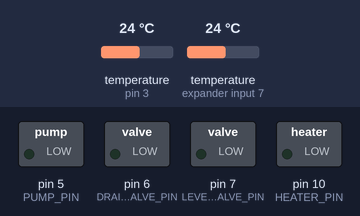
Bench run of a sketch on a simulated Arduino Uno, built with avr-gcc and run on an emulated ATmega328P. On the bench: switched loads named in the sketch (green lamp = pin HIGH). The test bench sets the inputs (shaded band); at power-on: temperature (sensors on pin 3, expander input 7) 24 °C. What the sketch prints to the serial monitor is not drawn.

Above: at 0.1 s.
At 0.9 s:
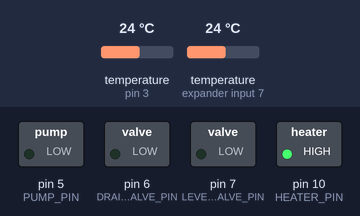
Timing chart, 0 to 3.2 s (numbered marks = the images above):
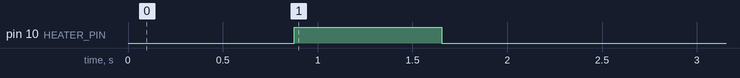

Measured:
- by itself, pin 10 (HEATER_PIN): LOW → HIGH at 0.88 s, → LOW 0.78 s later

The sketch:

Brewstr.ino
```cpp
#include <OneWire.h>
#include <DallasTemperature.h>


//Code Rules:
// For variables that aren't varied externally: m_variable_names
// For variables that are varied externally: e_variable_names
//For variables that are temporary: variable_names
// For Constant Values: ALLCAPSNOUNDERSCORES
// For Configuration Values: ALL_CAPS_WITH_UNDERSCORES

// variables to store brew configuration/setpoints
unsigned long e_mashing_temp_setpoint = 2;
unsigned long e_mashing_time_setpoint = 60;
unsigned long m_kettle_temp_setpoint = 0;
unsigned long e_boil_temp_setpoint = 0;
unsigned long e_boil_time_setpoint = 60;
unsigned long e_hops_time_setpoint = 60;

// variables to store sensor/system states
float m_kettle_temp_1 = 0;
float m_kettle_temp_1_memory; //stores previous boiler temp value

// variables to store sensor/system states
float m_kettle_temp_2 = 0;
float m_kettle_temp_2_memory; //stores previous boiler temp value

int m_kettle_temp_avg_memory;
int m_kettle_temp_avg = 0;
float m_kettle_temp_avg_flt;
float m_fermenterMass;
float m_fermenterZeroMass;

int TEMP_PIN = 3; // Temperature sensor pin in interrupt enabled pin
int HEATER_PIN =10; // SSR Relay switching pin for heater power
int PUMP_PIN = 5;
int DRAIN_VALVE_PIN = 6; //DRAIN VALVE PIN
int LEVEL_VALVE_PIN = 7; //LEVEL VALVE PIN
int BLEEDOFF_VALVE_PIN = 8;
int m_pwm_output = 0;

boolean m_start_cfg_recvd = false;
boolean m_reached_mash_temp = false;
boolean m_drain_valve = false;
boolean m_level_valve = false;

// Valve state constants
int OPEN = 255;
int CLOSE = 0;

boolean m_pump_pwr = false;
boolean m_overflow_valve = false;
boolean m_pump_bleed_off_valve = false;

// Defining the scheduling interval for each function
#define READ_MESSAGE_FROM_UL_CYCLE 2500U
#define READ_TEMP_CYCLE 100U
#define CONTROL_TEMP_CYCLE 500U
#define CONTROL_SYSTEM_STATE_CYCLE 5000U
#define CONTROL_PUMP_CYCLE 500U
#define CONTROL_VALVES_CYCLE 500U
#define MASH_OUT_OFFSET 45000U
#define PUMP_PRIME_OFFSET 45000U
#define MIN_TO_MILLI 60000U

// Define the temperature sensor data pin = 3
#define ONE_WIRE_BUS 3
OneWire oneWire(ONE_WIRE_BUS);
DallasTemperature sensors(&oneWire);

// Define variables to store last run time (in ms) for each function (used by task scheduler).
unsigned long m_read_message_from_ul_last_millis = 0;
unsigned long m_read_temp_last_millis = 0;
unsigned long m_control_temp_last_millis = 0;
unsigned long m_control_system_state_last_millis = 0;
unsigned long m_control_pump_last_millis = 0;
unsigned long m_control_valves_last_millis = 0;

unsigned long m_start_brew_cycle_time;
unsigned long m_elapsed_brew_cycle_time;
unsigned long m_time;
unsigned long m_time_remaining;


String m_system_state = "Standby";

void setup()
{
  Serial.begin(9600); //set baud rate for bluetooth serial input port
  // Start up the library
  sensors.begin();
  TCCR1B = (TCCR1B & 0b11111000) | 0x05;

  //testing setup
  pinMode(HEATER_PIN, OUTPUT);
  pinMode(DRAIN_VALVE_PIN,OUTPUT);
  pinMode(LEVEL_VALVE_PIN,OUTPUT);
  pinMode(PUMP_PIN,OUTPUT);
}

//----------------------------------------------
// Main Running loop that calls the individual functions via task scheduler function (cycleCheck)
//----------------------------------------------
void loop()
{
  if(taskScheduler(&m_read_message_from_ul_last_millis, READ_MESSAGE_FROM_UL_CYCLE))  // if readpacket is currently scheduled to be called
  {
    //run task 1
    readMessageFromUL();
  }
  if(taskScheduler(&m_read_temp_last_millis, READ_TEMP_CYCLE)) //&& m_start_cfg_recvd) // if readtemp is currently scheduled to be called
  {
    readTemp();
  }
  if(taskScheduler(&m_control_temp_last_millis, CONTROL_TEMP_CYCLE)) //&& m_start_cfg_recvd)    // task schedule template, add new tasks here and update names
  {
    //run task
    controlTemp();
  }
  if(taskScheduler(&m_control_system_state_last_millis, CONTROL_SYSTEM_STATE_CYCLE))    // task schedule template, add new tasks here and update names
  {
    controlSystemState();
  }
  if(taskScheduler(&m_control_pump_last_millis, CONTROL_PUMP_CYCLE))
  {
    controlPump();
  }
  if(taskScheduler(&m_control_valves_last_millis, CONTROL_VALVES_CYCLE))
  {
    controlValves();
  }
}

//--------------------------------------
// Function to accept packets coming from the upper level software via bluetooth port. It reads data from the serial port and passes it to the decode message function.
// Called by the task schedule on a defined interval.
//--------------------------------------
void readMessageFromUL()
{
  String message;
  while(Serial.available())
  {
    //while there is data available on the serial monitor
    message+=char(Serial.read());//store string from serial command
  }
  // check if we now have the incoming packet. If so, decode it.
  if(message != "")
  {
    decodeMessage(message);
  }
  message = "";
}

//--------------------------------------
// Function to decode messages from the upper level software. It is passed a string by the readPacket() function for decoding.
// Called by the ReadPacket() function. Decodes the string and outputs to local variables.
//--------------------------------------
void decodeMessage(String message)
{
   //strings to store the incoming message information
  String mash_temp;
  String mash_time;
  String boil_temp;
  String boil_time;
  String hops_time;
  String message_type;

  // message structure looks like: "boiltemp,boiltime,hopstime"
  int count = 0;
  int length = message.length();

  for(int i = 0;i<length;i++)
  {
    while(message.charAt(i) != ',' && i < length)
    {
                      switch(count)
                      {
                        case 0:
                              message_type += message.charAt(i);
                              break;
                        case 1:
                              mash_temp += message.charAt(i);
                        break;
                        case 2:
                              mash_time += message.charAt(i);
                        break;
                        case 3:
                              boil_temp += message.charAt(i);
                        break;
                        case 4:
                              boil_time += message.charAt(i);
                              break;
                        case 5:
                              hops_time += message.charAt(i);
                        default:
                        break;
                      }
      i+=1;
    }
    count += 1;
  }
              //read the values into integer storage for the control system.

              //convert all strings into integers
              e_mashing_temp_setpoint = mash_temp.toInt();
              e_mashing_time_setpoint = mash_time.toInt();
              e_boil_temp_setpoint = boil_temp.toInt();
              e_boil_time_setpoint = boil_time.toInt();
              e_hops_time_setpoint = hops_time.toInt();

              if(!m_start_cfg_recvd)
              {
                m_start_brew_cycle_time = millis();
              }
              m_start_cfg_recvd = true;

              Serial.flush();
}

//---------------------------------------------------
// Function to send status/messages to the upper level software (i.e. android app).
//---------------------------------------------------
void sendMessageToUL(String message)
{
  //send status messages to android app
   Serial.println(message);
}

//---------------------------------------------------
// Function to read the digital temperature from the 1 wire temp sensor.
//---------------------------------------------------
void readTemp()
{
   m_kettle_temp_1_memory = m_kettle_temp_1;
   m_kettle_temp_2_memory = m_kettle_temp_2;
   m_kettle_temp_avg_memory = m_kettle_temp_avg;
   sensors.requestTemperatures(); // Send the command to get temperatures

   m_kettle_temp_1 = sensors.getTempCByIndex(0);
   m_kettle_temp_2 = sensors.getTempCByIndex(1);
   int boiler_temp_1_int = m_kettle_temp_1*100;
   int boiler_temp_2_int = m_kettle_temp_2*100;
   if(((m_kettle_temp_1 - m_kettle_temp_1_memory)!= 0)||((m_kettle_temp_2 - m_kettle_temp_2_memory)!= 0))
   {
      m_kettle_temp_avg = ( boiler_temp_1_int + boiler_temp_2_int)/2;
      //Serial.print("Temperature: ");
      //Serial.println(m_kettle_temp_avg);
      //Serial.print("Time: ");
      //Serial.println(millis() - m_start_brew_cycle_time);
      //Serial.println("----------------------------------------");

   }
}

//---------------------------------------------------
//
//---------------------------------------------------
boolean taskScheduler(unsigned long *lastMillis, unsigned int cycle)
{
 unsigned long currentMillis = millis();
 if(currentMillis - *lastMillis >= cycle)
 {
   *lastMillis = currentMillis;
   return true;
 }
 else
   return false;
}

unsigned long controlSystemState()
{
  unsigned long remaining_time;

  //calculate all the stage time setpoints
  unsigned long mash_stage_time_setpoint = minToMilli(e_mashing_time_setpoint);
  unsigned long mash_out_stage_time_setpoint = minToMilli(e_mashing_time_setpoint) + MASH_OUT_OFFSET;
  unsigned long boil_prime_stage_time_setpoint = minToMilli(e_mashing_time_setpoint) + MASH_OUT_OFFSET + PUMP_PRIME_OFFSET;
  unsigned long boil_stage_time_setpoint = minToMilli(e_mashing_time_setpoint) + MASH_OUT_OFFSET + PUMP_PRIME_OFFSET + minToMilli(e_boil_time_setpoint);

  m_elapsed_brew_cycle_time = millis();
  m_time = m_elapsed_brew_cycle_time - m_start_brew_cycle_time;

  //Pre-heating stage
  //-----------------------------------------------------------------
  if(!m_reached_mash_temp)
  {
    //set valve and pump state
    m_drain_valve = false;
    m_level_valve = false;
    m_pump_pwr = false;

    //set other parameters
    m_kettle_temp_setpoint = e_mashing_temp_setpoint;
    remaining_time = 0;
    if(m_kettle_temp_avg/100 < (e_mashing_temp_setpoint - 2)){
      m_system_state = "Pre-heating: ";
    }
    else{
    m_start_brew_cycle_time = millis();
    m_reached_mash_temp = true;
    }
  }
  //Mashing Stage
  //-----------------------------------------------------------------
  else if(m_time <= mash_stage_time_setpoint)
  {
    //set valve and pump state
    m_drain_valve = false;
    m_level_valve = false;
    m_pump_pwr = false;

    //set other parameters
    m_system_state = "Mashing";
    m_kettle_temp_setpoint = e_mashing_temp_setpoint;
    m_time_remaining = milliToMin(mash_stage_time_setpoint - m_time);
  }
  //Mash Out Stage
  //----------------------------------------------------------------
  else if (m_time < mash_out_stage_time_setpoint)
  {
    //set valve and pump state
    m_drain_valve = false;
    m_level_valve = false;
    m_pump_pwr = false;

    //set other parameters
    m_system_state = "Mash Out";
    m_kettle_temp_setpoint = e_boil_temp_setpoint;
    m_time_remaining = milliToMin(mash_out_stage_time_setpoint - m_time);
   }
  //Boiling/Priming stage
  //--------------------------------------------------------------
  else if (m_time < boil_prime_stage_time_setpoint){
    //set valve and pump state
    if( m_time < (mash_out_stage_time_setpoint + PUMP_PRIME_OFFSET))
    {
      m_drain_valve = true;
    }else{
      m_drain_valve = false;
    }

    m_level_valve = true;
    m_pump_pwr = false;
    //set other parameters
    m_system_state = "Boiling/Priming";
    m_kettle_temp_setpoint = e_boil_temp_setpoint;
    m_time_remaining = milliToMin(boil_prime_stage_time_setpoint - m_time);

  }
  //Boiling stage
  //-------------------------------------------------------------
  else if (m_time < boil_stage_time_setpoint)
  {
    //set valve and pump state
    m_drain_valve = true;
    m_level_valve = true;
    m_pump_pwr = true;

    //set other parameters
    m_system_state = "Boiling";
    m_kettle_temp_setpoint = e_boil_temp_setpoint;
    m_time_remaining = milliToMin(boil_stage_time_setpoint - m_time);
  }
  //Finished stage
  //-------------------------------------------------------------
  else
  {
    //set valve and pump state
    m_level_valve = false;
    m_drain_valve = true;
    m_pump_pwr = false;

    //set other parameters
    m_system_state = "Finished";
    m_kettle_temp_setpoint = 0;
    remaining_time = 0;
    m_time_remaining = 0;
  }
  Serial.print("System State: ");
  Serial.println(m_system_state);
  Serial.print("Time Remaining: ");
  Serial.print(m_time_remaining);
  Serial.println(" minutes");
  Serial.print("Boiler Temperature Setpoint: ");
  Serial.println(m_kettle_temp_setpoint);
  Serial.print("Boiler Temperature Feedback: ");
  Serial.println(m_kettle_temp_avg_flt);
  Serial.print("Heater PWM Signal: ");
  Serial.println(m_pwm_output*100/255);
  Serial.print("Pump Signal: ");
  Serial.println(m_pump_pwr);
  Serial.print("Drain Valve Signal: ");
  Serial.println(m_drain_valve);
  Serial.print("Level Valve Signal: ");
  Serial.println(m_level_valve);
  Serial.print("Temp Sensor 1: ");
  Serial.println(m_kettle_temp_1);
  Serial.print("Temp Sensor 2 : ");
  Serial.println(m_kettle_temp_2);
  Serial.println();
  Serial.println("----------------------------------------");
  Serial.println();
}
//--------------------------------------------------
// Function to compare setpoint and feedback of boiler.
//--------------------------------------------------
void controlTemp()
{
  m_kettle_temp_avg_flt = m_kettle_temp_avg;
  m_kettle_temp_avg_flt = m_kettle_temp_avg_flt/100;
  float temp_difference= (m_kettle_temp_setpoint - m_kettle_temp_avg_flt);
  float output = temp_difference*75 + (m_kettle_temp_avg - m_kettle_temp_avg_memory)*1;
  float boiler_temp_avg_float = m_kettle_temp_avg;
  boiler_temp_avg_float = boiler_temp_avg_float/100;
  if( output > 100)
  {
    output = 100;
  }
  if (output < 0)
  {
    output = 0;
  }

  m_pwm_output = output*2.55;
  analogWrite(HEATER_PIN,m_pwm_output);
}

void pumpPrime()
{
  prepFermenter();
  releaseAir();
}

void prepFermenter ()
{
  valveAction("level", OPEN);
  valveAction("drain",OPEN);
  while(m_fermenterMass < m_fermenterZeroMass);
  valveAction("level",CLOSE);
  valveAction("drain", CLOSE);
}

void releaseAir()
{
  valveAction("bleedoff", OPEN);
  //run pump for 5 seconds to bleed air off
  valveAction("bleedoff", CLOSE);
}

void valveAction(String valve, int valve_state)
{
  if(valve == "bleedoff")
  {
    analogWrite(BLEEDOFF_VALVE_PIN, valve_state);
  }
  else if(valve = "drain")
  {
    analogWrite(DRAIN_VALVE_PIN, valve_state);
  }
  else{ //valve = "level"
    analogWrite(LEVEL_VALVE_PIN, valve_state);
  }
}

//Function to abort the brew process. input parameter is the system state, i.e. what stage in the brewing process we are at.
// the stage will determine the correct course of action for aborting the process
void abortProcess(int system_state)
{
  //implement abort process
}
// Function to control power to the 12vDC wort pump
void controlPump()
{
  if(m_pump_pwr)
  {
    analogWrite(PUMP_PIN,OPEN);
  }
  else
  {
    analogWrite(PUMP_PIN,CLOSE);
  }
}
void primePump()
{
  //prime the pump by running for 45 seconds with bleed off valve.
  unsigned long pump_prime_start_time = millis();
  m_pump_bleed_off_valve = true;
  m_pump_pwr = true;
  while(millis() <= (pump_prime_start_time + PUMP_PRIME_OFFSET))
  {
    // wait
  }
  m_pump_bleed_off_valve = false;
}
void controlValves()
{
  if(m_drain_valve)
  {
    analogWrite(DRAIN_VALVE_PIN, OPEN);
  }else
  {
    analogWrite(DRAIN_VALVE_PIN, CLOSE);
  }
  if(m_level_valve)
  {
    analogWrite(LEVEL_VALVE_PIN, OPEN);
  }else
  {
    analogWrite(LEVEL_VALVE_PIN, CLOSE);
  }
}
unsigned long minToMilli(unsigned long val)
{
  return val*MIN_TO_MILLI;
}
unsigned long milliToMin(unsigned long val)
{
  return val/MIN_TO_MILLI;
}
```
